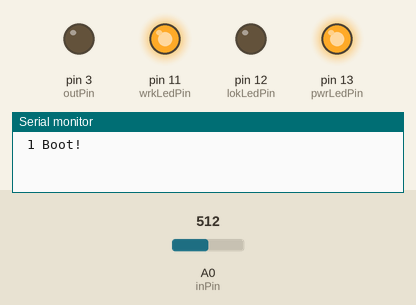
This sketch was run on a simulated Arduino Uno, built with avr-gcc and run on an emulated ATmega328P. Parts: output pins drawn as LEDs (lit = HIGH), the last lines printed to the serial monitor. The test bench sets the inputs (shaded band); at power-on: A0 (inPin) = 512.

Above: at 2.6 s.
2.7 s: A0 (inPin) set to 11
4.2 s: A0 (inPin) set to 8
At 8.43 s:
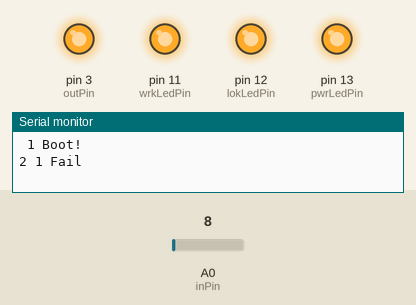
At 9.8 s:
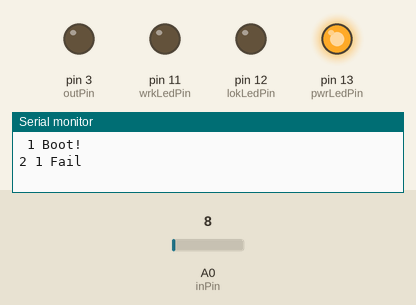
Timing chart, 0 to 15.1 s (numbered marks = the images above; inputs shaded):
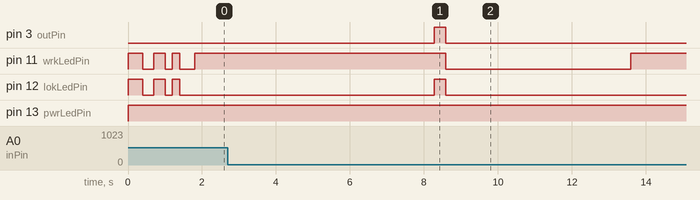

Measured:
- the behaviour switches between 10 and 9 on A0 (inPin) (found by bisection; images 0 and 1)
- after the input at 2.7 s, every drawn part: stays the same
- after the input at 4.2 s, pin 3 (outPin), pin 12 (lokLedPin): LOW → HIGH after 4.1 s, → LOW 0.30 s later; pin 11 (wrkLedPin): HIGH → LOW after 4.4 s, → HIGH 5.0 s later

The sketch:

aDoorKeeper.ino
```cpp
const int inPin = A0;

const int pwrPinB = 2;
const int outPin = 3;
const int wrkLedPin = 11;
const int lokLedPin = 12;
const int pwrLedPin = 13;

int    gap = 80;
int  reset = 2000;
int bell_long =500;
String myPass = "11211";

int  state = 6; //0:無鈴聲,1:按鈴,2:亞按鈴,3:開門
unsigned long timer = 0;
unsigned long keyTimer = 0;
unsigned long resetTimer = 0;

int mode = 1; //1: 工作模式(按鈴後, 3秒後開門) , 0:待命模式
int inVal = 0;
int keyTime=0;
int bellTime=0;
int bellType=0;
String empty = "";
String password="";
String output = "";
void setup() {
  Serial.begin(9600);
  Serial.println(empty+" "+mode+" Boot!");
  pinMode(outPin, OUTPUT);
  pinMode(pwrLedPin, OUTPUT);
  pinMode(wrkLedPin, OUTPUT);
  pinMode(lokLedPin, OUTPUT);

}

void loop() {
  // read the analog in value:
  if(millis()<100){
    digitalWrite(pwrLedPin, HIGH);
    digitalWrite(wrkLedPin, HIGH);
    digitalWrite(lokLedPin, HIGH);
    digitalWrite(pwrPinB, HIGH);
    return;
  }
  inVal = analogRead(inPin);
  if(state==0) { //Ｎo bell 0
    if(inVal>=300) {
      state=1;
      keyTimer=millis();
    }
    if(resetTimer>0 && millis()-resetTimer>reset){

      if(myPass==password){
        mode=!mode;
        Serial.println(empty+" "+mode+" Pass");
        state = (mode) ? 4 : 5;
      }else{
        Serial.println(empty+" "+mode+" Fail");
        if(mode){
          state=3;
        }
      }

      //Serial.println(password);
      resetTimer=0;
      password="";
    }
  }
  if(state==1) { //belling 1
    if(inVal<10) { //goto not sure bell 2
      state=2;
      timer=millis();
    }
  }
  if(state==2) { //not sure bell...
    if(inVal>=10 ) { //belling continue
      state=1;
    }
    if(inVal<10){
      bellTime=millis()-timer;
      if(timer>0 && bellTime>gap){ //no belling for gap millis, return no bell 0
        keyTime = millis()-keyTimer;
        bellType = (keyTime>bell_long) ? 2 : 1;
        password += bellType;
        Serial.print(bellType);
        keyTimer=0;
        state=0;
        timer=0;
        resetTimer=millis();
      }
    }
  }
  if(state==3) { //開門...
    delay(2000);
    digitalWrite(outPin, HIGH);
    digitalWrite(lokLedPin, HIGH);
    delay(300);
    digitalWrite(outPin, LOW);
    digitalWrite(lokLedPin, LOW);
    state=7;
    return;
  }
  if(state==4) { //長開門 啟動工作模式...
    digitalWrite(wrkLedPin, HIGH);
    digitalWrite(outPin, HIGH);
    digitalWrite(lokLedPin, HIGH);
    delay(1500);
    digitalWrite(outPin, LOW);
    digitalWrite(lokLedPin, LOW);
    state=7;
    return;
  }
  if(state==5) { //開門*2 進入待命模式...
    digitalWrite(wrkLedPin, LOW);
    digitalWrite(outPin, HIGH);
    digitalWrite(lokLedPin, HIGH);
    delay(300);
    digitalWrite(lokLedPin, LOW);
    digitalWrite(outPin, LOW);
    delay(200);
    digitalWrite(lokLedPin, HIGH);
    digitalWrite(outPin, HIGH);
    delay(300);
    digitalWrite(lokLedPin, LOW);
    digitalWrite(outPin, LOW);
    state=0;
    return;
  }
  if(state==6) { //開機動畫...
    digitalWrite(wrkLedPin, HIGH);
    digitalWrite(pwrLedPin, HIGH);
    digitalWrite(lokLedPin, HIGH);
    delay(300);
    digitalWrite(wrkLedPin, LOW);
    digitalWrite(lokLedPin, LOW);
    delay(300);
    digitalWrite(wrkLedPin, HIGH);
    digitalWrite(lokLedPin, HIGH);
    delay(300);
    digitalWrite(wrkLedPin, LOW);
    digitalWrite(lokLedPin, LOW);
    delay(200);
    digitalWrite(wrkLedPin, HIGH);
    digitalWrite(lokLedPin, HIGH);
    delay(200);
    digitalWrite(wrkLedPin, LOW);
    digitalWrite(lokLedPin, LOW);
    delay(400);
    digitalWrite(wrkLedPin, HIGH);
    state=0;
    return;
  }
  if(state==7) { //休息5秒...
    digitalWrite(wrkLedPin, LOW);
    delay(5000);
    digitalWrite(wrkLedPin, HIGH);
    state=0;
    return;
  }
  output = empty + "i= " + (((unsigned long)millis())/100 % 50) + ", " + state;
  //Serial.println(output);
}
```
